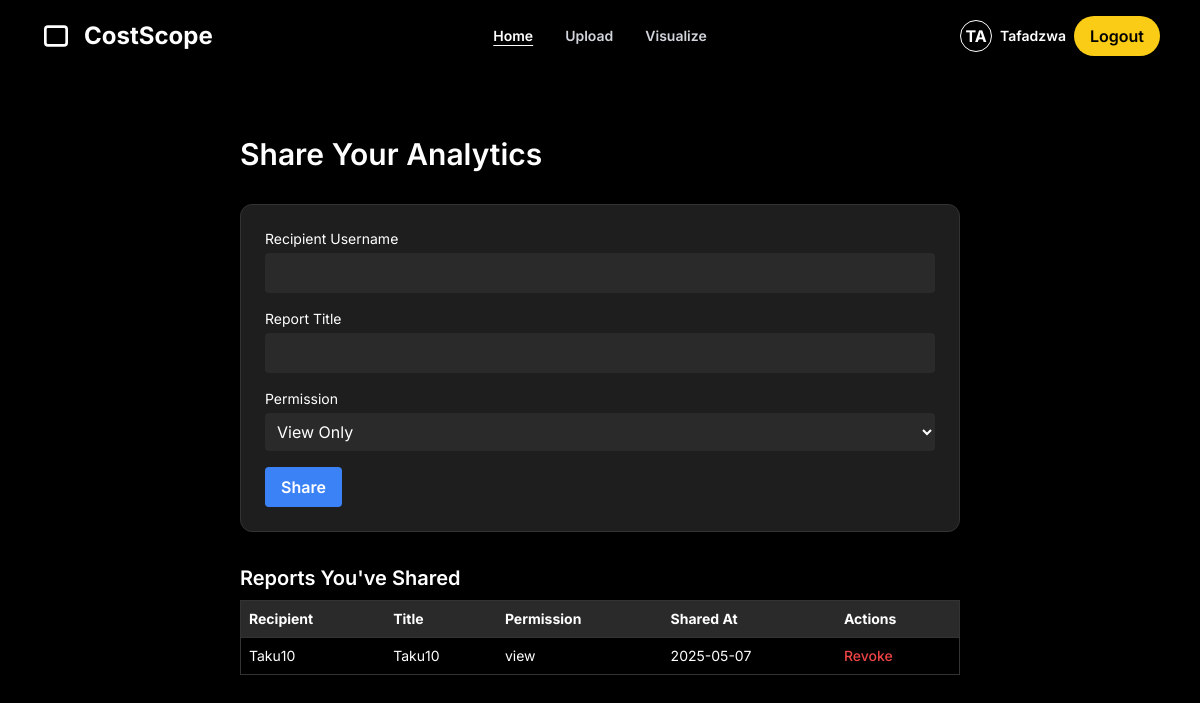
Screenshot of /share (signed in) with the database file from the repository.
### app/models.py (models this page shows)
class User(db.Model, UserMixin):
    id = db.Column(db.Integer, primary_key=True)
    username = db.Column(db.String(80), unique=True, nullable=False)
    password_hash = db.Column(db.String(128), nullable=False)
    expenses = db.relationship('Expense', backref='user', lazy=True)

class SharedReport(db.Model):
    id = db.Column(db.Integer, primary_key=True)
    owner_id = db.Column(db.Integer, db.ForeignKey('user.id'), nullable=False)
    recipient_username = db.Column(db.String(100), nullable=False)
    report_title = db.Column(db.String(100), nullable=False)
    permission = db.Column(db.String(20), default='view')  # Can be 'view' or 'comment'
    timestamp = db.Column(db.DateTime, default=datetime.utcnow)
    owner = db.relationship('User', backref='shared_reports')

### app/routes.py (the view, shortened to what this page needs)
@main.route('/share', methods=['GET', 'POST'])
@login_required
def share_data():
    sent_reports = SharedReport.query.filter_by(owner_id=current_user.id).order_by(SharedReport.timestamp.desc()).all()
    return render_template('share.html', shared_reports=sent_reports)

### app/__init__.py (called while the page is built)
def create_app():
    app = Flask(__name__)
    app.config['SECRET_KEY'] = 'dev'
    app.config['SQLALCHEMY_DATABASE_URI'] = 'sqlite:///studysync.db'
    app.config['WTF_CSRF_ENABLED'] = True
    db.init_app(app)
    migrate.init_app(app, db)  # ✅ Connect Migrate to app and db
    login_manager.init_app(app)
    @login_manager.user_loader
    def load_user(user_id):
        return User.query.get(int(user_id))
    from .routes import main as main_blueprint
    app.register_blueprint(main_blueprint)
    return app

### app/templates/share.html (shortened to what this page needs)
{% extends "base.html" %}
{% block content %}
<div class="max-w-3xl mx-auto text-white p-6 space-y-8">
  <h1 class="text-3xl font-semibold">Share Your Analytics</h1>
  <form method="POST" action="{{ url_for('main.share_data') }}" class="space-y-4 bg-[#1e1e1e] p-6 rounded-xl border border-[#333]">
    <div>
      <label class="block mb-1 text-sm">Recipient Username</label>
      <input name="recipient" class="w-full p-2 bg-[#2a2a2a] rounded" required />
    </div>
    <div>
      <label class="block mb-1 text-sm">Report Title</label>
      <input name="title" class="w-full p-2 bg-[#2a2a2a] rounded" required />
    </div>
    <div>
      <label class="block mb-1 text-sm">Permission</label>
      <select name="permission" class="w-full p-2 bg-[#2a2a2a] rounded">
        <option value="view">View Only</option>
      </select>
    </div>
    <button type="submit" class="bg-blue-500 px-4 py-2 rounded font-semibold hover:bg-blue-600 transition">
      Share
    </button>
  </form>
  <div class="mt-10">
    <h2 class="text-xl font-semibold mb-2">Reports You've Shared</h2>
    {% if shared_reports %}
      <table class="w-full text-sm border border-[#333]">
        <thead class="bg-[#2a2a2a]">
          <tr>
            <th class="p-2 text-left">Recipient</th>
            <th class="p-2 text-left">Title</th>
            <th class="p-2 text-left">Permission</th>
            <th class="p-2 text-left">Shared At</th>
            <th class="p-2 text-left">Actions</th>
          </tr>
        </thead>
        <tbody>
          {% for report in shared_reports %}
          <tr class="border-t border-[#333]">
            <td class="p-2">{{ report.recipient_username }}</td>
            <td class="p-2">{{ report.report_title }}</td>
            <td class="p-2">{{ report.permission }}</td>
            <td class="p-2">{{ report.timestamp.strftime('%Y-%m-%d') }}</td>
            <td class="p-2">
              <form method="POST" action="{{ url_for('main.revoke_report', report_id=report.id) }}">
                <button type="submit" class="text-red-500 hover:text-red-700 text-sm font-medium">
                  Revoke
                </button>
              </form>
            </td>
          </tr>
          {% endfor %}
        </tbody>
      </table>
    {% else %}
      <p class="text-sm text-gray-400">No reports shared yet.</p>
    {% endif %}
  </div>
</div>
{% endblock %}

### app/templates/base.html (shortened to what this page needs)
<!DOCTYPE html>
<html lang="en">
<head>
  <script src="https://cdn.tailwindcss.com"></script>
</head>
<body class="bg-black text-white min-h-screen flex flex-col">
  <header class="relative w-full px-10 py-4 flex justify-between items-center bg-black">
    <div class="flex items-center gap-3">
      <svg xmlns="http://www.w3.org/2000/svg" class="w-8 h-8" fill="none"
           viewBox="0 0 24 24" stroke="white" stroke-width="2">
        <path d="M20 12v5a2 2 0 0 1-2 2H6a2 2 0 0 1-2-2V7a2 2 0 0 1 2-2h12a2 2 0 0 1 2 2Z" />
        <path d="M18 12h.01" />
      </svg>
      <strong class="text-2xl font-bold">CostScope</strong>
    </div>
    <nav class="absolute left-1/2 transform -translate-x-1/2 flex gap-8 text-sm font-semibold">
      <a href="{{ url_for('main.home') }}" class="text-white underline underline-offset-4">Home</a>
      <a href="{{ url_for('main.upload') }}" class="text-gray-300 hover:text-white transition">Upload</a>
      <a href="{{ url_for('main.visualise') }}" class="text-gray-300 hover:text-white transition">Visualize</a>
    </nav>
    <div class="flex items-center gap-4">
      {% if current_user.is_authenticated %}
        <div class="flex items-center gap-2">
          <div class="w-8 h-8 rounded-full border border-white flex items-center justify-center font-bold text-white">
            {{ current_user.username[:2]|upper }}
          </div>
          <span class="text-sm font-semibold">{{ current_user.username }}</span>
          <a href="{{ url_for('main.logout') }}"
             class="bg-yellow-400 hover:bg-yellow-500 text-black font-semibold px-4 py-2 rounded-full transition">
            Logout
          </a>
        </div>
      {% else %}
        <a href="{{ url_for('main.login') }}" class="text-sm text-white hover:underline">Login</a>
        <a href="{{ url_for('main.register') }}"
           class="bg-yellow-400 hover:bg-yellow-500 text-black font-semibold px-4 py-2 rounded-full transition">
          Sign Up
        </a>
      {% endif %}
    </div>
  </header>
  <main class="flex-grow px-4 py-10">
    {% block content %}{% endblock %}
  </main>
</body>
</html>

### app/templates/base.html (style rules this page uses)
body { font-family: 'Inter', sans-serif; }

### rows the page displays
User: username "TA", username "Tafadzwa"
SharedReport: recipient_username "Taku10", report_title "Taku10", permission "view", timestamp "2025-05-07"
